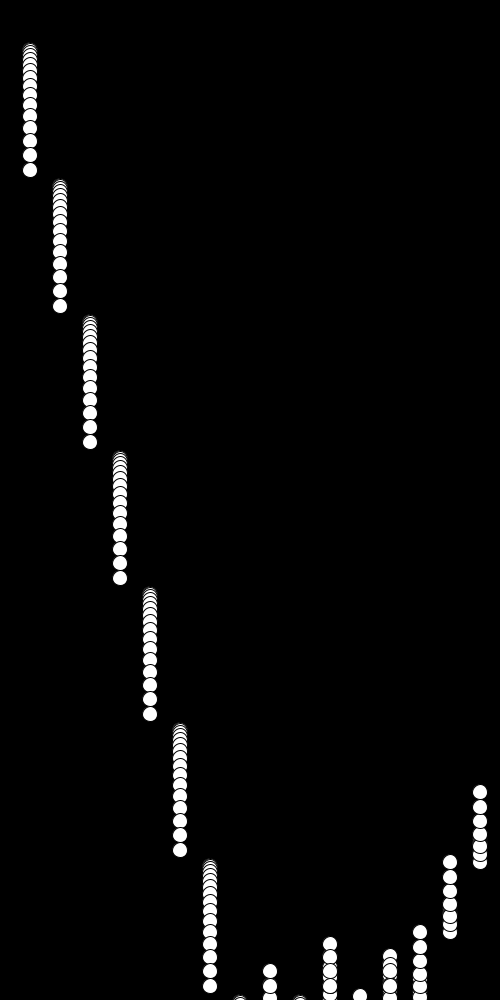
Frame 1 (no input)
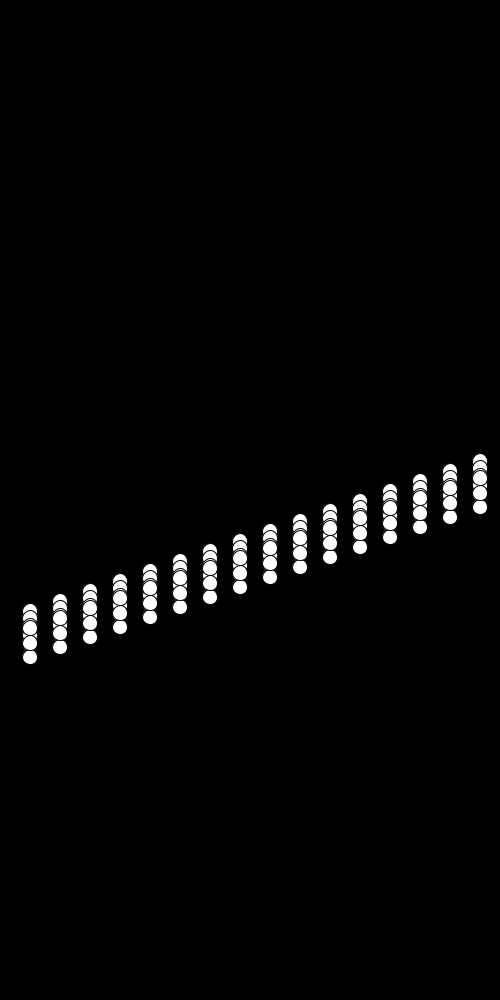
Frame 60 (the mouse pressed at the canvas centre just before this capture)
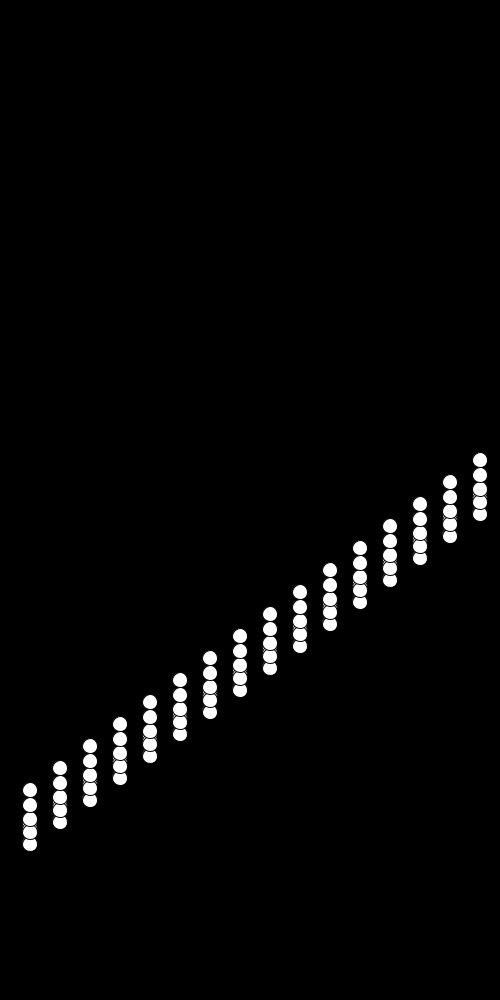
Frame 120 (the mouse held since frame 60 and released just before this capture)

The Processing sketch that drew these frames (run headless with seeded random() and noise(); from frame 60 on, the mouse is pressed at the canvas centre):

// Processing sketch: processing_154595
// ── processing_154595.pde

float radius = 15.0;
float []speed = {1.0, 2.0, 3.0, 4.0, 5.0, 6.0, 7.0, 8.0, 9.0, 10.0, 11.0, 12.0, 13.0, 14.0, 15.0, 16.0};
float y = 50.0;
int []x = {30, 60, 90, 120, 150, 180, 210, 240, 270, 300, 330, 360, 390, 420, 450, 480};


void setup(){
  size(500, 1000);
  smooth();
  background(0);
  frameRate(50);
}

void draw(){
  background(0);
  for(int i = 0;i<x.length;i++){
    
  
  for(int j = 0;j<speed.length;j++){
    
     ellipse(x[i], y, radius, radius);
    y = y + speed[j];
  
  if((y > height-radius) || (y < radius)){
    speed[j] = speed[j] * -1;
  }
  }
  }
}
